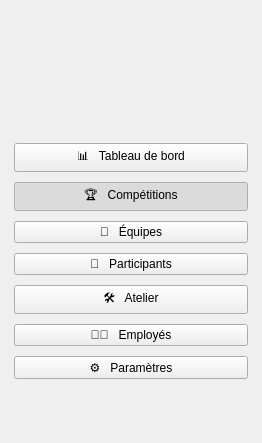
             <widget class="QFrame" name="sidebarComp">
              <property name="minimumSize">
               <size>
                <width>262</width>
                <height>0</height>
               </size>
              </property>
              <property name="maximumSize">
               <size>
                <width>262</width>
                <height>16777215</height>
               </size>
              </property>
              <layout class="QVBoxLayout" name="sidebarLayoutComp">
               <property name="spacing">
                <number>10</number>
               </property>
               <property name="leftMargin">
                <number>14</number>
               </property>
               <property name="topMargin">
                <number>26</number>
               </property>
               <property name="rightMargin">
                <number>14</number>
               </property>
               <property name="bottomMargin">
                <number>24</number>
               </property>
               <item>
                <widget class="QLabel" name="logoComp">
                 <property name="minimumSize">
                  <size>
                   <width>222</width>
                   <height>63</height>
                  </size>
                 </property>
                 <property name="maximumSize">
                  <size>
                   <width>222</width>
                   <height>63</height>
                  </size>
                 </property>
                 <property name="text">
                  <string />
                 </property>
                 <property name="pixmap">
                  <pixmap resource="ressources.qrc">:/images/logo_hacktime_clair.png</pixmap>
                 </property>
                 <property name="scaledContents">
                  <bool>true</bool>
                 </property>
                </widget>
               </item>
               <item>
                <spacer name="sidebarGap">
                 <property name="orientation">
                  <enum>Qt::Vertical</enum>
                 </property>
                 <property name="sizeType">
                  <enum>QSizePolicy::Fixed</enum>
                 </property>
                 <property name="sizeHint" stdset="0">
                  <size>
                   <width>20</width>
                   <height>44</height>
                  </size>
                 </property>
                </spacer>
               </item>
               <item>
                <widget class="QPushButton" name="btnDashboardComp">
                 <property name="cursor">
                  <cursorShape>PointingHandCursor</cursorShape>
                 </property>
                 <property name="text">
                  <string>📊   Tableau de bord</string>
                 </property>
                 <property name="checkable">
                  <bool>true</bool>
                 </property>
                 <property name="autoExclusive">
                  <bool>true</bool>
                 </property>
                </widget>
               </item>
               <item>
                <widget class="QPushButton" name="btnCompetitionsComp">
                 <property name="cursor">
                  <cursorShape>PointingHandCursor</cursorShape>
                 </property>
                 <property name="text">
                  <string>🏆   Compétitions</string>
                 </property>
                 <property name="checkable">
                  <bool>true</bool>
                 </property>
                 <property name="checked">
                  <bool>true</bool>
                 </property>
                 <property name="autoExclusive">
                  <bool>true</bool>
                 </property>
                </widget>
               </item>
               <item>
                <widget class="QPushButton" name="btnEquipesComp">
                 <property name="cursor">
                  <cursorShape>PointingHandCursor</cursorShape>
                 </property>
                 <property name="text">
                  <string>👥   Équipes</string>
                 </property>
                 <property name="checkable">
                  <bool>true</bool>
                 </property>
                 <property name="autoExclusive">
                  <bool>true</bool>
                 </property>
                </widget>
               </item>
               <item>
                <widget class="QPushButton" name="btnParticipantsComp">
                 <property name="cursor">
                  <cursorShape>PointingHandCursor</cursorShape>
                 </property>
                 <property name="text">
                  <string>👤   Participants</string>
                 </property>
                 <property name="checkable">
                  <bool>true</bool>
                 </property>
                 <property name="autoExclusive">
                  <bool>true</bool>
                 </property>
                </widget>
               </item>
               <item>
                <widget class="QPushButton" name="btnAtelierComp">
                 <property name="cursor">
                  <cursorShape>PointingHandCursor</cursorShape>
                 </property>
                 <property name="text">
                  <string>🛠️   Atelier</string>
                 </property>
                 <property name="checkable">
                  <bool>true</bool>
                 </property>
                 <property name="autoExclusive">
                  <bool>true</bool>
                 </property>
                </widget>
               </item>
               <item>
                <widget class="QPushButton" name="btnEmployesComp">
                 <property name="cursor">
                  <cursorShape>PointingHandCursor</cursorShape>
                 </property>
                 <property name="text">
                  <string>🧑‍💼   Employés</string>
                 </property>
                 <property name="checkable">
                  <bool>true</bool>
                 </property>
                 <property name="autoExclusive">
                  <bool>true</bool>
                 </property>
                </widget>
               </item>
               <item>
                <widget class="QPushButton" name="btnParametresComp">
                 <property name="cursor">
                  <cursorShape>PointingHandCursor</cursorShape>
                 </property>
                 <property name="text">
                  <string>⚙️   Paramètres</string>
                 </property>
                 <property name="checkable">
                  <bool>true</bool>
                 </property>
                 <property name="autoExclusive">
                  <bool>true</bool>
                 </property>
                </widget>
               </item>
               <item>
                <spacer name="sidebarSpacerComp">
                 <property name="orientation">
                  <enum>Qt::Vertical</enum>
                 </property>
                 <property name="sizeHint" stdset="0">
                  <size>
                   <width>20</width>
                   <height>40</height>
                  </size>
                 </property>
                </spacer>
               </item>
              </layout>
             </widget>
